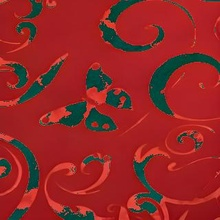
%> input picture Training80/1.jpg, 220 x 220 px, shrunk from 320 x 320 before the run; its folder holds 4 pictures in this run
$ octave SIFT_RF_8020.m   (GNU Octave 9; MATLAB toolbox functions it lacks are replaced by stand-ins)
%> lines starting %> are read from the running program, lines starting %| are printed output that depends on the picture
### SIFT2.m
function Descriptors = SIFT(inputImage)
    % Convert inputImage to grayscale if needed

    % Detect SIFT features
    siftPoints = detectSIFTFeatures(inputImage);

    % Extract SIFT descriptors
    [features, validPoints] = extractFeatures(inputImage, siftPoints);

    % Create Descriptors object to store keypoint information
    Descriptors = cell(1, validPoints.Count);

    % Store keypoints and descriptors in Descriptors object
    for i = 1:validPoints.Count
        kp = KeyPoint;
        kp.Coordinates = validPoints.Location(i, :);
        kp.Scale = validPoints.Scale(i);
        kp.Magnitude = validPoints.Metric(i);
        kp.Direction = validPoints.Orientation(i);
        kp.Descriptor = features(i, :);

        Descriptors{i} = kp;
    end
end

### SIFTKeypointVisualizer2.m
function image = SIFTKeypointVisualizer(Image, KeyPoints)
% This function creates an Image to visualize the SIFT features
% Input image should be gray scale.

    % Creating color image.
    image = cat(3, Image, Image, Image);
    for i=1:length(KeyPoints)
        [x, y] = KeyPoints{i}.coordinates();
        circle = [y,x,5];
        % adding circles to key point locations
        image = insertShape(image,'circle',circle,'LineWidth',1,'color',[255,0,0],'SmoothEdges',false);
    end
    for i=1:length(KeyPoints)
        [x, y] = KeyPoints{i}.coordinates();
        dir = KeyPoints{i}.direction();
        line = [y,x,y+10*sind(dir),x+10*cosd(dir)];
        % adding lines to key point locations
        image = insertShape(image,'line',line,'LineWidth',1,'color',[0,0,255]);
    end
    for i=1:6:length(KeyPoints)
        [x, y] = KeyPoints{i}.coordinates();
        % Distinguishing key point location with green dots
        image(round(x), round(y), :) = [0, 255, 0];
    end
end

### SIFT_RF_8020.m
%% Load images and extract SIFT features
train_dir = ("C:\Users\User\OneDrive - Universiti Teknikal Malaysia Melaka\Documents\MATLAB\SIFT\Training80");
test_dir = ("C:\Users\User\OneDrive - Universiti Teknikal Malaysia Melaka\Documents\MATLAB\SIFT\Testing20");

train_files = dir(fullfile(train_dir, '*.jpg')); % Get the list of JPEG files in the training directory
test_files = dir(fullfile(test_dir, '*.jpg')); % Get the list of JPEG files in the testing directory

%% SIFT parameters
peak_thresh = 0.1;
edge_thresh = 3;
num_octaves = 5;
num_levels = 10;
first_octave = -1;
magnif = 3;
norm_thresh = 0.03;
window_size = 2;

%% Preallocate arrays for SIFT descriptors and labels
num_train_images = numel(train_files);
num_test_images = numel(test_files);

num_train_descriptors = 0;
num_test_descriptors = 0;

tic % start timer

% Process training images
for i = 1:num_train_images
    % Load image
    image_file = fullfile(train_dir, train_files(i).name);
    img = imread(image_file);
%> img is the input picture: size 220x220x3 uint8; mean R, G, B 149.1, 38.4, 38.2
    img = rgb2gray(img);
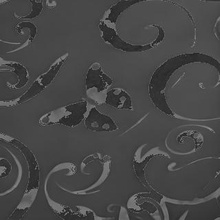
%> img: size 220x220 uint8; min 27, max 145, mean 71.5
    img = double(img);
%> img: size 220x220 double
    keyPoints = SIFT2(img);
%> in SIFT, `siftPoints = detectSIFTFeatures(inputImage);`: siftPoints = 0 points
%> in SIFT, `[features, validPoints] = extractFeatures(inputImage, siftPoints);`: features = []; validPoints = 0 points
%> in SIFT, `Descriptors = cell(1, validPoints.Count);`: Descriptors = {}
%> keyPoints = {}
    img = SIFTKeypointVisualizer2(img,keyPoints);

    % Display the image with its label
    subplot(6, 10, i);
    imshow(uint8(img));
    title(sprintf('Label: %d', i));
end
%> pass 2 of the loop `for i = 1:num_train_images`:
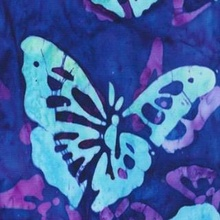
%> input picture Training80/10.jpg, 220 x 220 px, shrunk from 320 x 320 before the run
%> img is the input picture: size 220x220x3 uint8; mean R, G, B 66.3, 96.8, 161.7
%> `img = rgb2gray(img);`:
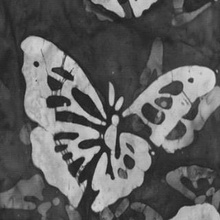
%> img: size 220x220 uint8; min 24, max 217, mean 95
%> pass 3 of the loop `for i = 1:num_train_images`:
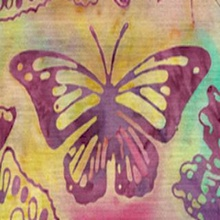
%> input picture Training80/11.jpg, 220 x 220 px, shrunk from 320 x 320 before the run
%> img is the input picture: size 220x220x3 uint8; mean R, G, B 175.9, 139.2, 118.2
%> `img = rgb2gray(img);`:
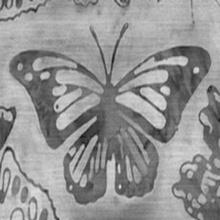
%> img: size 220x220 uint8; min 22, max 227, mean 147.8
%> the loop made 4 passes; the first 3 are shown

% Process testing images
for i = 1:num_test_images
    % Load image
    image_file = fullfile(test_dir, test_files(i).name);
    img = imread(image_file);

    % Extract SIFT features with specified parameters
    [keypoints, descriptors] = vl_sift(im2single(rgb2gray(img)), ...
    'PeakThresh', peak_thresh, ...
    'EdgeThresh', edge_thresh, ...
    'Octaves', num_octaves, ...
    'Levels', num_levels, ...
    'FirstOctave', first_octave, ...
    'Magnif', magnif, ...
    'NormThresh', norm_thresh, ...
    'WindowSize', window_size);
    num_test_descriptors = num_test_descriptors + size(descriptors, 2);
end

elapsed_time = toc; % stop timer and calculate elapsed time
fprintf('SIFT feature extraction time: %.2f seconds\n', elapsed_time);
%| SIFT feature extraction time: 2.25 seconds

%% Preallocate arrays for training and testing SIFT descriptors and labels
X_train = zeros(num_train_descriptors, 128);
Y_train = zeros(num_train_descriptors, 1);

X_test = zeros(num_test_descriptors, 128);
Y_test = zeros(num_test_descriptors, 1);

%% Extract SIFT features and add to feature matrix for training set
idx_train = 1;
for i = 1:num_train_images
    % Load image
    image_file = fullfile(train_dir, train_files(i).name);
    img = imread(image_file);

    % Extract SIFT features with specified parameters
%> (the run ends here)
